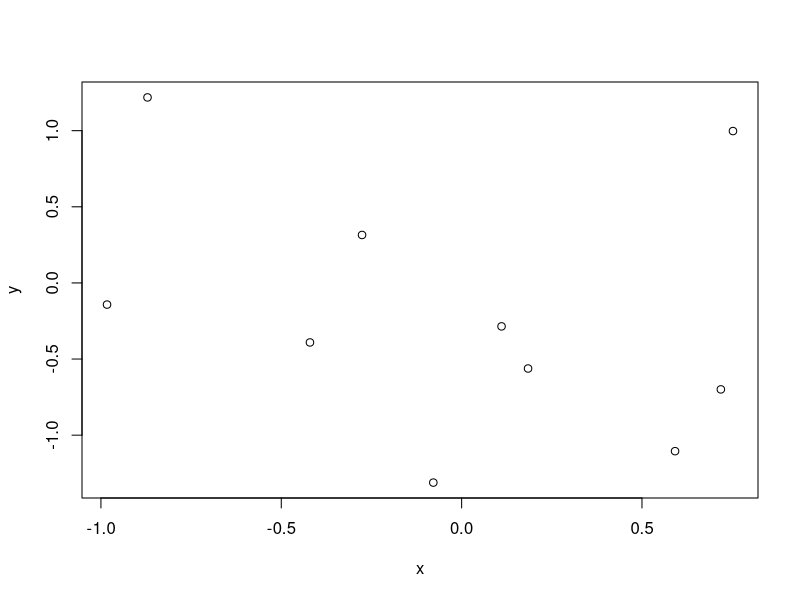
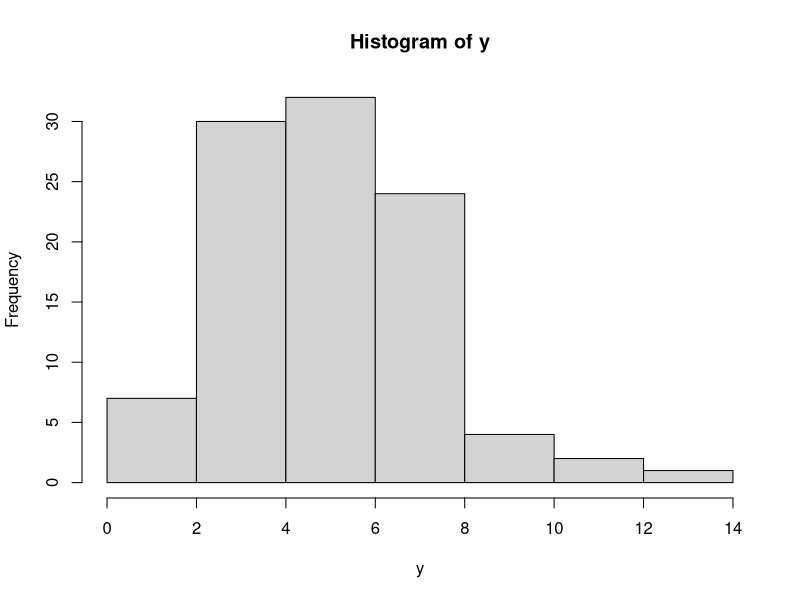
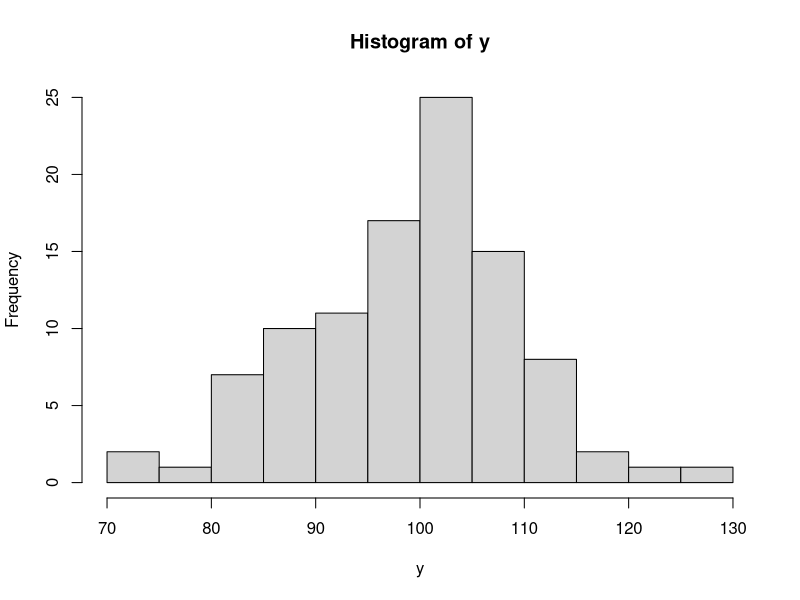
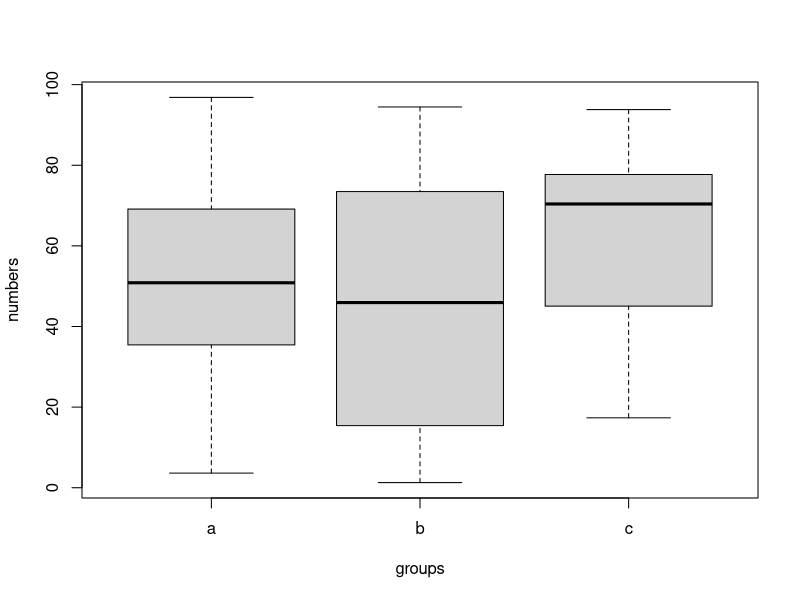
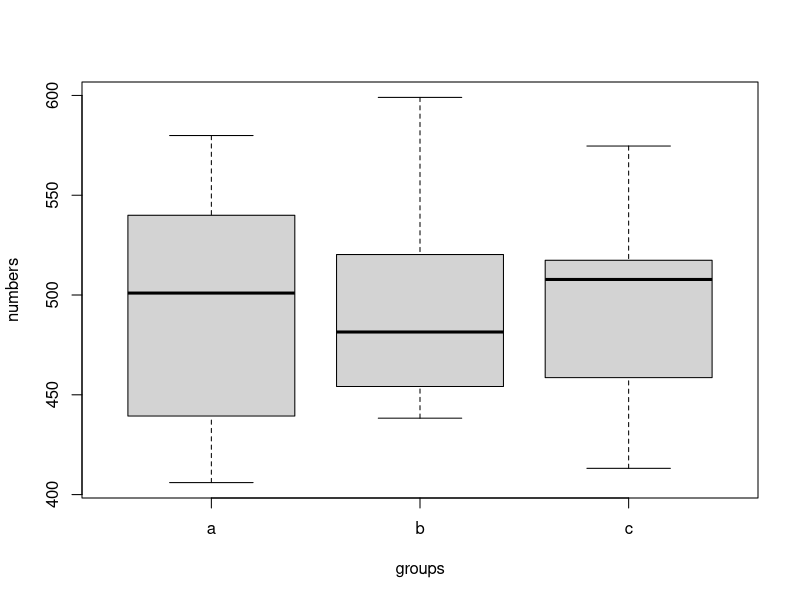
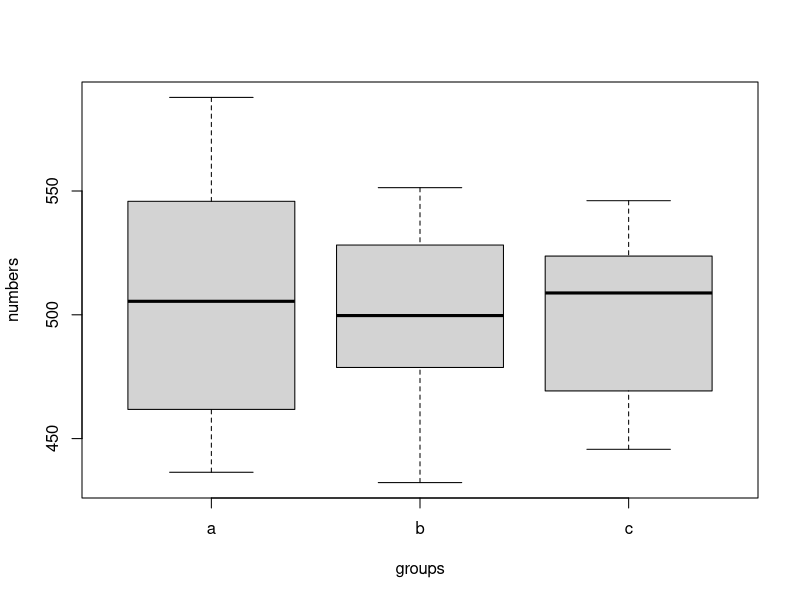
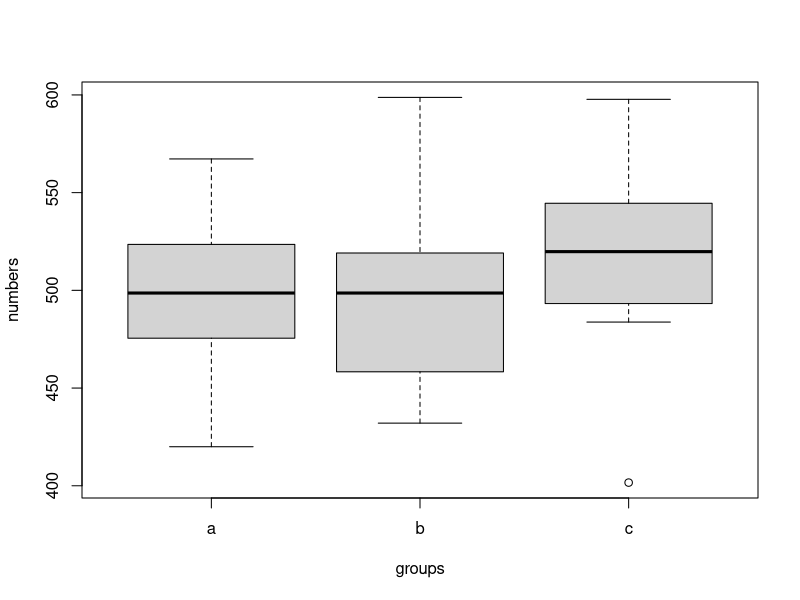
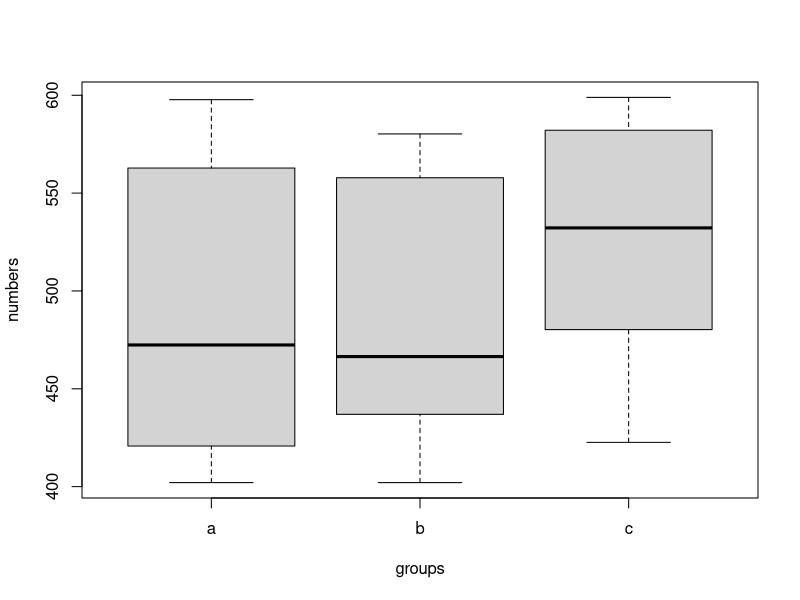

Write R code to recreate these figures, in order.
#========================================================================
#===============================INDEX====================================
#========================================================================

#1.) Working Directory and File Storage
#2.) Data Simulation
  #a.) numeric continuous - rnorm()
  #b.) numeric continuous - runif()
  #c.) numeric discrete - rpois()
  #d.) charecter - rep() and letter[]
  #e.) generating data sets
  #f.) repeatedly generate data sets - replicate()
#3.) Playing with t-tests
#4.) Playing with ANOVA


#============================WD and File Storage=========================

#get working directory
wd <- getwd()
wd

# folders for storing data outputs and figures
# store names of the folders in an object
output.folder.names <- c("figures", "data.output")
# and make the folders if they don't exist yet. 
for(i in 1:length(output.folder.names)) 
  if(file.exists(output.folder.names[i])== FALSE) 
    dir.create(output.folder.names[i])

#path to figures folder
path.figures <- paste(wd,"/",output.folder.names[1],"/", sep= "")

#path to data output folder
path.data.output <- paste(wd,"/",output.folder.names[2],"/", sep= "")


#===============================Data Simulation=============================

#--------------rnorm()-----------------

#numeric continous

#rnorm generates random numbers in a normal distribution
#rnorm(n, mean= x, sd= y)
#rnor(n) assumes a standard normal distribution (mu=0, SD=1)
rnorm(5)
rnorm(5, mean= 50, sd= 5)

#set.seed() for creating a reproducible, randomly generated vector
#example with 2 seeds
set.seed(16)
rnorm(5)

set.seed(7)
rnorm(5)

set.seed(16)
rnorm(5)

set.seed(7)
rnorm(5)

#pull numbers from 3 distribution with different means (and place in 1 vector)
rnorm(n= 10, mean= c(0, 5, 20), sd= 1)

#now vary the sd as well
rnorm(n= 10, mean= c(0, 5, 20), sd= c(1, 5, 20) )

#use rnorm() to run a test
#check for coorilations between two randomly generated vectors
#(run whole sequence several times, just for fun)
x= rnorm(n= 10, mean= 0, sd= 1)
y= rnorm(n= 10, mean= 0, sd= 1)
plot(y ~ x)
cor(y, x)


#--------------runif()-----------------

#numeric continous

#runif() generates possitive, continuous numbers within a range
#runif(n, min= x, max= y)
#runif(n) assumes min= 0 and max= 1
runif(5)
runif(5, min= 50, max= 70)

#use runif() to run a test
#response variable= y, explanitory variable= x1
y= rnorm(n= 100, mean= 0, sd= 1)
x1= runif(n= 100, min= 1, max= 2)
head(x1)

#create a second explanitory variable (x2)
x2= runif(n= 100, min= 200, max= 300)
head(x2)

#fit to linear model
lm(y ~ x1 + x2)
#note that the coefficent for x2, which has a larger magnitude, is smaller
#the change in y for a "1-unit-increase" in x is reletive to the units/
#magnitude of x


#--------------rpois()-----------------

#numeric discrete

#rpois() generates random discrete integers from a poisson distribution
#rpois(n, lambda) (where lambda is the mean and cannot be left blacnk)
rpois(5, lambda= 2.5)

#explore the poisson distribution
y= rpois(100, lambda= 5)
summary(y)
hist(y)
#note that it is right skewed (in this case), not normal
#note also that the skew will be different everytime I/anyone runs this

#more exploration
y= rpois(100, lambda= 100)
summary(y)
hist(y)
#note that this disttribution is more symentrical (normal)


#--------------rep() and letters[]-----------------

#charecter

#letters[x:y] (or LETTERS[x:y] for capittals)
#print groups or levels labled with the letters of the alphabet
letters[1:26]
LETTERS[3:17]
#note that if your range is larger than 26, you get NA's after 26

#repete each element of a vector n times with rep()
#when the second input is unspecified, it defaults to "times" (see below)
rep(1:10, 2)

#each= repeat each element n times in order of elements
rep(letters[1:2], each= 3)

#times= repeat the whole vector in order n times
rep(letters[1:2], times= 3)

#you can also use times to print each element a different (defined) n times
rep(letters[1:2], times= c(2, 4) )

#length.out= repeat each element (in order) until vector= length n
rep(letters[1:2], length.out= 5)

#combine each and times to print each element n times and then-
#repeat that vector n2 times
rep(letters[1:2], each= 2, times= 3)

#combine each and length.out to print each element n times and then-
#repete that pattern until a vector length of n2 is reached
rep(letters[1:2], each= 2, length.out= 7)


#--------------generating data sets-------------------------

#___________________________________________________________________________
###create a data frame with catagorical and numeric (continous) variables###
#in this data frame, there are no differences between groups (same mean and SD)
data.frame(group= rep(letters[1:2], each= 3),
           response= rnorm(6, mean= 0, sd= 1) )

#alternitive notation of the above (I switch to this as difficulty increases)
group <- rep(letters[1:2], each= 3)
response <- rnorm(6, mean= 0, sd= 1)
data.frame(group, response)

#add another catagorical variable to the dataset
#we will have a single observation for every pair of observations
#(the catagiries are "crossed")
data.frame(group= rep(letters[1:2], each= 3),
           factor= rep(LETTERS[3:5], times= 2),
           response= rnorm(6, mean= 0, sd= 1) )

#____________________________________________________________________________
###create a data frame with differnces between groups###
#(different mean and or SD)
response <- rnorm(6, mean= c(5, 10), sd= 1)
group <- rep(letters[1:2], length.out= 6)
data.frame(group, response)

#create a data frame with multiple numeric variables
data.frame(group <- rep(LETTERS[3:4], each= 10),
           x <- runif(20, min= 10, max= 15),
           y <- runif(20, min= 100, max= 150))
#wow, that is weird to look at in the consoul

#lets try to correct with = rather than <-
data.frame(group = rep(LETTERS[3:4], each= 10),
           x = runif(20, min= 10, max= 15),
           y = runif(20, min= 100, max= 150))


#-------------replicate()------------------------------

#repetedly generate data sets
#replicate(n, expr, simplify)
  #n= number of replications
  #expr= the expression to repeat
  #simplify= controls the type of output the resaults of expr are saved into
    #simplify= FALSE saves output into a list rather than an array
    #if you do not specify simplify, you will get a matrix

#simple example with list output (generate randon, normal values)
replicate(3, 
          expr= rnorm(5, mean= 0, sd= 1), 
          simplify= FALSE )

#simple example with matric output (generate randon, normal values)
replicate(3, expr= rnorm(5, mean= 0, sd= 1))
#I don't like this output

#example with list output (with a numeric and a catagorical variable)
simlist <- replicate(3, 
                    expr= data.frame(group = rep(letters[1:2], each = 3),
                                      response= rnorm(6, mean= 0, sd= 1) ),
                    simplify= FALSE)

simlist
str(simlist)

#here is the fist sim
simlist[[1]]


#============================Playing with t-tests=========================

#------------2 random samples with the same mean and variance-------------

#Create two random samples with the same means and- 
#variance
a <- rnorm(10)
b <- rnorm(10)

#null: a and b are from the same population/their means are not significantly-
#different
#alt: a and b are not from the same population/their means are significantly-
#different

t.test(a, b)
#t-score= -0.024
#df= 13.456
#p-value= 0.981

#with a p-value of 0.98, we fail to reject the null


#------------2 random samples with the same mean and variance-------------

#create two random samples with different means and-
#the same variance
c <- rnorm(10, 10)
d <- rnorm(10, 15)

#hypothisies are the same as above

t.test(c, d)
#t= -11.919
#df= 13.508
#p-value= 1.505e-08

#how close can I get before I get a lot of error?
#I would guess larger than a 1 point difference (while variance is 1)
c <- rnorm(10, 10)
d <- rnorm(10, 13)
t.test(c, d)

c <- rnorm(10, 10)
d <- rnorm(10, 12)
t.test(c, d)

c <- rnorm(10, 10)
d <- rnorm(10, 11)
t.test(c, d)
summary(t.test(c, d))
#Still recognizing a difference most times (run multiple times)

#test how many times out of 100 we get a significant resault
for (i in 1:100) {
  c <- rnorm(10, 10)
  d <- rnorm(10, 11)
  guiness <- t.test(c, d)
  print(guiness$p.value)
}
#I cannot for the life of me get R to give me

#trying again
p.guiness <- data.frame(NA)
for (i in 1:100) {
  c <- rnorm(10, 10)
  d <- rnorm(10, 11)
  guiness <- t.test(c, d)
  print(guiness$p.value)
  p.guiness[i, 1] <- guiness$p.value
}
#let the record reflect that this took me 2 hours
#I spent a long time trying to learn how to use if/else and append()

#check how many are significant
sig <- p.guiness <= 0.05
length(which(sig == TRUE))
#NOTE: this spits out the number of cases wher the p-value is equal to or-
#less than 0.05 (indicating significance)
#In other words, it tells you how many cases out of 100 it reads as significant

#double checking
length(which(sig == FALSE))

#so, it recognizes a significant difference in means about half of the time

#let's try with some different difference in means
p.guiness <- data.frame(NA)
for (i in 1:100) {
  c <- rnorm(10, 10)
  d <- rnorm(10, 10)
  guiness <- t.test(c, d)
  print(guiness$p.value)
  p.guiness[i, 1] <- guiness$p.value
}

sig <- p.guiness <= 0.05
length(which(sig == TRUE))
#reads a significant differnce about 5% of the time (as we would expect-
#with a default CI of 95%)

#lets change the CI a few times

#CI= 90%
p.guiness <- data.frame(NA)
for (i in 1:100) {
  c <- rnorm(10, 10)
  d <- rnorm(10, 10)
  guiness <- t.test(c, d, conf.level = 0.9 )
  print(guiness$p.value)
  p.guiness[i, 1] <- guiness$p.value
}

sig <- p.guiness <= 0.05
length(which(sig == TRUE))

#CI= 50%
p.guiness <- data.frame(NA)
for (i in 1:100) {
  c <- rnorm(10, 10)
  d <- rnorm(10, 10)
  guiness <- t.test(c, d, conf.level = 0.5 )
  print(guiness$p.value)
  p.guiness[i, 1] <- guiness$p.value
}

sig <- p.guiness <= 0.05
length(which(sig == TRUE))
#why is this not changing the read of TRUE?

#let's make a function for space efficency
rapid <- function(mean1, mean2, CI){
  p.guiness <- data.frame(NA)
  for (i in 1:100) {
    c <- rnorm(10, mean1)
    d <- rnorm(10, mean2)
    guiness <- t.test(c, d, conf.level = CI )
    p.guiness[i, 1] <- guiness$p.value
  }
  sig <- p.guiness <= 0.05
  print(length(which(sig == TRUE)))
}

#more testing
rapid(10, 10, 0.5)
#why is this not changing the read of TRUE?

#testing what changing the CI does
#change the CI repetedly to test)
set.seed(1)
c <- rnorm(10, 10)

set.seed(2)
d <- rnorm (10, 10)
t.test(c, d, conf.level = 0.001)
#Changing the CI does nothing to the p-value when the means are the same

#testing with different means
rapid(10, 12, 0.8)
#changing the CI seems to have no effect here either

#expand the above
set.seed(1)
c <- rnorm(10, 10)

set.seed(2)
d <- rnorm (10, 12)
t.test(c, d, conf.level = 0.1)

#lets look at the t-test formula to understand this (check online)
#CI's have nothing to do with the formula...
#I just realized that they only effect how you interpret your p-value
#I kind of knew that but now I fully understand how arbitrary it is

#lets make another fuction so we can play with SD
rapid.SD <- function(mean1, mean2, SD1, SD2){
  p.guiness <- data.frame(NA)
  for (i in 1:100) {
    c <- rnorm(10, mean1, SD1)
    d <- rnorm(10, mean2, SD2)
    guiness <- t.test(c, d)
    p.guiness[i, 1] <- guiness$p.value
  }
  sig <- p.guiness <= 0.05
  print(length(which(sig == TRUE)))
}

#lets play with SD
rapid.SD(10, 10, 1, 15)  #5 sigs
rapid.SD(10, 10, 1, 20)  #8 sigs
rapid.SD(10, 10, 1, 100)  #5 sigs
#very little effect

#what about when our means are unequal
rapid.SD(10, 12, 1, 15)  #8 sigs
rapid.SD(10, 12, 1, 20)  #11 sigs
rapid.SD(10, 12, 1, 100)  #5 sigs
#still very little effect
#upon looking at the formula again, I would expect SD to have a noticible- 
#effect on significance only when my sample size is very large

#lets test that theory
rapid.SD(100, 100, 1, 1)  #8 sigs
rapid.SD(100, 100, 1, 15)  #8 sigs
rapid.SD(100, 100, 1, 20)  #4 sigs
rapid.SD(100, 100, 1, 100)  #2 sigs
rapid.SD(100, 100, 1, 200)  #2 sigs
#This is still not having a very significant effect

#Upon looking at the formula again, I feel like sample size and means are the-
#only things that will have a large effect on how many sigificant resaults-
#this thing pumps out

#lets test that
#function that alows me to choose my sample sizes and means
rapid.n <- function(n1, n2, mean1, mean2){
  p.guiness <- data.frame(NA)
  for (i in 1:100) {
    c <- rnorm(n1, mean1)
    d <- rnorm(n2, mean2)
    guiness <- t.test(c, d)
    p.guiness[i, 1] <- guiness$p.value
  }
  sig <- p.guiness <= 0.05
  print(length(which(sig == TRUE)))
}

#comense experimentation
rapid.n(10, 10, 10, 10) #10 sig
rapid.n(100, 100, 10, 10) #1 sig
#these are false possitives

rapid.n(10, 10, 10, 11) #61 sig
rapid.n(100, 100, 10, 11) #100 sig

rapid.n(10, 10, 10, 12) #99 sig
rapid.n(100, 100, 10, 12) #100 sig

rapid.n(10, 10, 10, 10.1) #9 sig
rapid.n(100, 100, 10, 10.1) #11 sig

rapid.n(10, 10, 10, 10.2) #9 sig
rapid.n(100, 100, 10, 10.2) #28 sig

rapid.n(10, 10, 10, 10.3) #12 sig
rapid.n(100, 100, 10, 10.3) #57 sig

rapid.n(10, 10, 10, 10.4) #14 sig
rapid.n(100, 100, 10, 10.4) #74 sig

rapid.n(10, 10, 10, 10.5) #26 sig
rapid.n(100, 100, 10, 10.5) #92 sig

#well that is pretty cool
#This shows that t-tests can detect smaller effect sizes with confidencewhen n-
#is larger


#============================Playing with ANOVA=========================

#------------------Try out basic ANOVA--------------------------------------

#create a data frame with groups a, b, and c where half of the values for each-
#fall between 1 and 50, and half fall within 50 and 100
groups <- rep(letters[1:3], length= 10)
e<- runif(15, 1, 50)
f<- runif(15, 50, 100)

#null: groups do not have the same mean
#alt: groups have the same mean


aov <- data.frame(groups, c(e, f))
names(aov)[2]<-paste("numbers")
levels(aov$groups)

#visualize data
boxplot(numbers ~ groups, data = aov)

#compute an ANOVA
res.aov <- aov(numbers ~ groups, data = aov)
summary(res.aov)

#let's make a function thats stips out a count of how many resaults out of 100-
#trials have a significant p-value
rapid.aov <- function(min1, max1, min2, max2){
  p.aov <- data.frame(matrix(NA, ncol=1, nrow=30))
  names(p.aov)[1]<-paste("f-value")
  groups <- rep(letters[1:3], length= 10)
  for (i in 1:100) {
    e<- runif(15, min1, max1)
    f<- runif(15, min2, max2)
    aov <- data.frame(groups, c(e, f))
    names(aov)[2]<-paste("numbers")
    res.aov <- aov(numbers ~ groups, data = aov)
    p.aov[i, 1:2] <- summary(res.aov)[[1]][["Pr(>F)"]]
  }
  sig <- p.aov <= 0.05
  print(length(which(sig == TRUE)))
}

#how many sigs will I get in a one-way ANOVA where half of the values for each-
#falls between 1 and 50, and half fall within 50 and 100?
rapid.aov(1, 50, 50, 100) #7 sigs

#lets play with range size
rapid.aov(1, 500, 1, 500) #7 sigs
rapid.aov(1, 50, 1, 50) #6 sigs
rapid.aov(1, 10, 1, 10) #3 sigs
rapid.aov(1, 5, 1, 5) #3 sigs
#when range1 (min1-max1) and range 2 (min2-max2) are the same, it reads-
#significance a mean of about 5 time out of 100 trials (what we would expect-
#with a 95% CI)

#lets play with different ranges
rapid.aov(1, 5, 5, 10) #0 sigs
rapid.aov(1, 5, 10, 15) #0 sigs
rapid.aov(1, 10, 1, 20) #1 sigs
rapid.aov(1, 10, 15, 35) #0 sigs
rapid.aov(400, 500, 500, 600) #0 sigs
#this is reading as no significant differnce... lets look at the data-
#tto figure out why
rapid.aov.box <- function(min1, max1, min2, max2){
  p.aov <- data.frame(matrix(NA, ncol=1, nrow=30))
  names(p.aov)[1]<-paste("f-value")
  groups <- rep(letters[1:3], length= 10)
  for (i in 1:100) {
    e<- runif(15, min1, max1)
    f<- runif(15, min2, max2)
    aov <- data.frame(groups, c(e, f))
    names(aov)[2]<-paste("numbers")
    res.aov <- aov(numbers ~ groups, data = aov)
    p.aov[i, 1:2] <- summary(res.aov)[[1]][["Pr(>F)"]]
    #add boxplot
    boxplot(numbers ~ groups, data = aov)
  }
  sig <- p.aov <= 0.05
  print(length(which(sig == TRUE)))
}
rapid.aov.box(400, 500, 500, 600) #5 sigs
#this is not having an effect because the numbers being pulled from each range-
#are being spread to each group evenly

#lest change that
rapid.aov.r <- function(min1, max1, min2, max2, min3, max3){
  p.aov <- data.frame(matrix(NA, ncol=1, nrow=30))
  names(p.aov)[1]<-paste("f-value")
  #now the letters print one at a time, 10 times
  groups <- rep(letters[1:3], each= 10)
  for (i in 1:100) {
    #add a third range so that I can control the range assigned to each group
    e<- runif(10, min1, max1)
    f<- runif(10, min2, max2)
    g<- runif(10, min3, max3)
    aov <- data.frame(groups, c(e, f, g))
    names(aov)[2]<-paste("numbers")
    res.aov <- aov(numbers ~ groups, data = aov)
    p.aov[i, 1:2] <- summary(res.aov)[[1]][["Pr(>F)"]]
  }
  sig <- p.aov <= 0.05
  print(length(which(sig == TRUE)))
}

#If I give it differnt ranges, I should get many sig counts
#let's try it
rapid.aov.r(1, 10, 20, 30, 40, 50) #100 sigs

#How close can I get before it starts making errors?
rapid.aov.r(1, 10, 10, 20, 20, 30) #100 sigs
rapid.aov.r(1, 10, 9, 19, 18, 28) #100 sigs
rapid.aov.r(1, 10, 5, 15, 10, 20) #100 sigs
#the medians here ^ are 5, 10, and 15

rapid.aov.r(1, 10, 2, 11, 3, 12) #28 sigs
#the medians here ^ are 5, 6, and 7

rapid.aov.r(1, 10, 3, 12, 5, 14) #87 sigs
#the medians here ^ are 5, 7, and 9

rapid.aov.r(1, 10, 2.5, 11.5, 4, 13) #46 sigs
#the medians here ^ are 5, 6.5, and 8

#so this can detect an effect size/difference of means of about 2 with-
#reasonible accuracy when n=100










